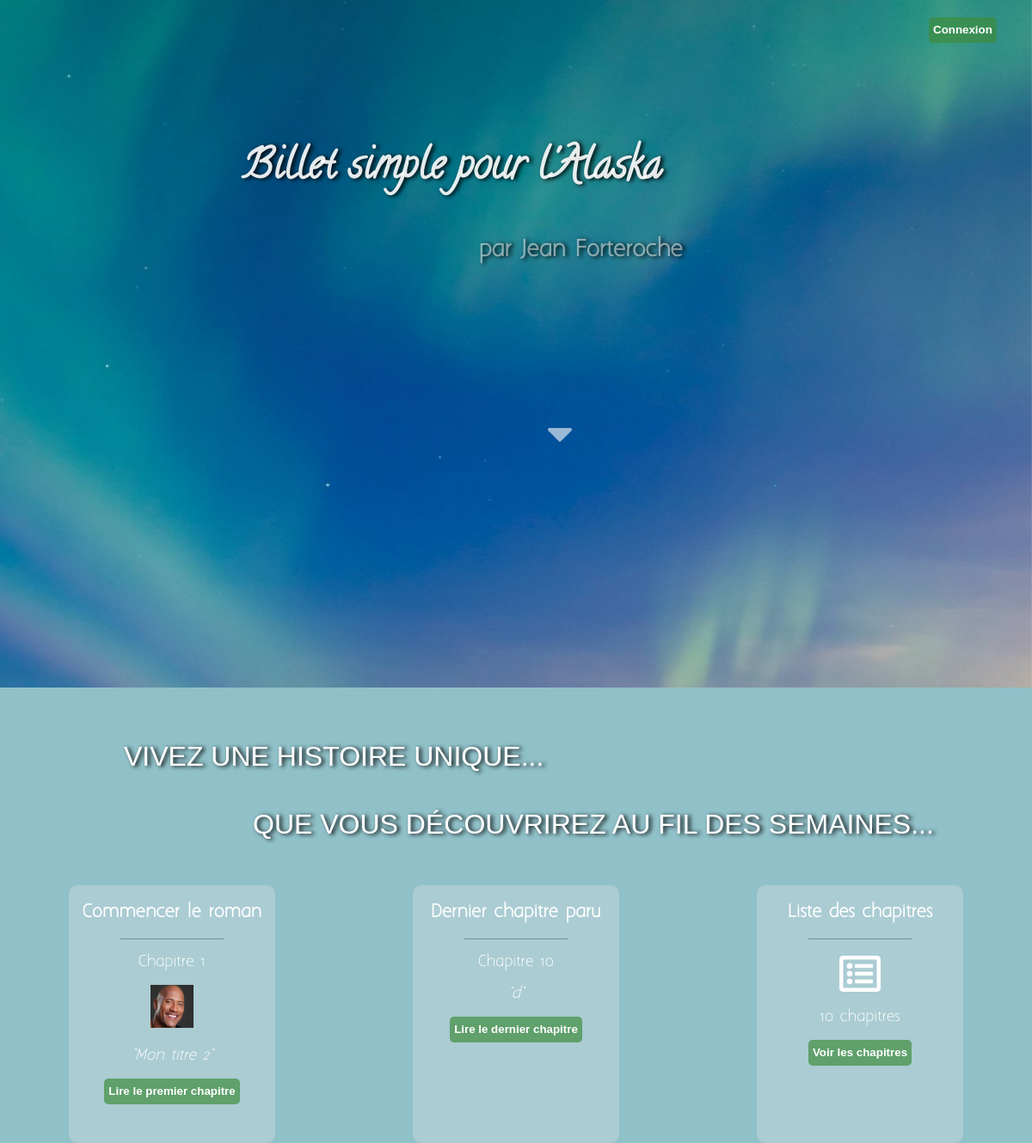
The page / on the database its author committed.
### tables this page shows
CREATE TABLE IF NOT EXISTS `articles` (
  `id` int(11) NOT NULL AUTO_INCREMENT,
  `chapter` int(11) NOT NULL,
  `title` varchar(255) DEFAULT NULL,
  `content` text NOT NULL,
  `creation_date` datetime NOT NULL,
  `img` varchar(255) DEFAULT NULL,
  PRIMARY KEY (`id`)
);

### controller/PostsCtrlr.php (called while the page is built, shortened)
<?php
class PostsCtrlr {
    public function showHomePage() {
        $req = new Article;
        $lastPost = $req->getLastPost();
        $firstPost = $req->getFirstPost();
        $nbPosts = $req->countPosts();
        require('view/frontend/homeView.php');
    }
}

### model/Article.php (called while the page is built, shortened)
<?php
class Article {
    protected function dbConnect() {
        $dbPosts = new \PDO('mysql:host=localhost;port=3308;dbname=blog','root', '', array(\PDO::ATTR_ERRMODE =>
        \PDO::ERRMODE_EXCEPTION));
        return $dbPosts;
    }
    public function countPosts() {
        $dbPosts = $this->dbConnect();
        $nbPosts = $dbPosts->query("SELECT COUNT(*) FROM articles")->fetch(\PDO::FETCH_NUM)[0];
        return $nbPosts;
    }
    public function getLastPost() {
        $dbPosts = $this->dbConnect();
        $res = $dbPosts->query("SELECT id, chapter, title, content, DATE_FORMAT(creation_date, 'le %d/%m/%Y à %H:%i') AS creation_date_fr, img FROM articles ORDER BY id DESC LIMIT 1");
        $lastPost = $res->fetch();
        return $lastPost;
    }
    public function getFirstPost() {
        $dbPosts = $this->dbConnect();
        $res = $dbPosts->query("SELECT id, chapter, title, content, DATE_FORMAT(creation_date, 'le %d/%m/%Y à %H:%i') AS creation_date_fr, img FROM articles ORDER BY id LIMIT 1");
        $firstPost = $res->fetch();
        return $firstPost;
    }
}
?>

### view/frontend/homeView.php (the view, shortened to what this page needs)
<section>
        <div class="welcome_block">
                    <div class="welcome_content">
                        <div class="novel_title">
                            <h2>Billet simple pour l'Alaska</h2>
                        </div>
                        <div class="novel_author">
                            <h2>par Jean Forteroche</h2>
                        </div>
                    </div>
                    <div class="arrow_next">
                        <a href="index.php#ancre"><i class="fas fa-caret-down"></i></a>
                    </div>
        </div>
    </section>
    <section>
        <div class="introduction_block">
            <div class="introduction_content">
                <div class="introduction_text">
                    <p id="ancre">VIVEZ UNE HISTOIRE UNIQUE...</p>
                    <p><span class="intro_text_2">QUE VOUS DÉCOUVRIREZ AU FIL DES SEMAINES... </p>
                </div>
                <div class="introduction_navLogo">
                    <div class="firstPost navLogo">
                        <h3>Commencer le roman</h3>
                        <div class="short_line"></div>
                        <p>Chapitre <?= $firstPost['chapter'] ?></p>
                        <?php if ($firstPost['img'] != null) { ?>
                            <img src="public\images\posts_img\<?= $firstPost['img'] ?>" alt= <?= $firstPost['img'] ?> width="50px"><br />
                        <?php } ?>
                        <p><em>"<?= $firstPost['title']; ?>"</em></p>
                        <a href="index.php?action=post&amp;id=<?= $firstPost['id'] ?>"><input type="button" value="Lire le premier chapitre" class="bttn"></a>
                    </div>
                    <div class="lastPost navLogo">
                        <h3>Dernier chapitre paru</h3>
                        <div class="short_line"></div>
                        <p>Chapitre <?= $lastPost['chapter'] ?></p>
                        <p><em>"<?= $lastPost['title']; ?>"</em></p>
                        <a href="index.php?action=post&amp;id=<?= $lastPost['id'] ?>"><input type="button" value="Lire le dernier chapitre" class="bttn"></a>
                    </div>
                    <div class="info navLogo">
                        <h3>Liste des chapitres</h3>
                        <div class="short_line"></div>
                        <p><i class="far fa-list-alt"></i></p>
                        <p><?php echo $nbPosts;
                        if ($nbPosts > 1) { ?>
                            chapitres
                        <?php } else { ?>
                            chapitre
                        <?php } ?> </p>
                        <a href="index.php?action=posts"><input type="button" value="Voir les chapitres" class="bttn"></a>
                    </div>
                </div>
            </div>
        </div>
    </section>
<?php $content = ob_get_clean();
require('Template.php'); ?>

### public/css/Blog.css (style rules this page uses)
html, body, h1 { margin: 0; padding: 0; border: 0; font-size: 100%; font: inherit; vertical-align: baseline; scroll-behavior: smooth; }
a { text-decoration: none; }
h2 { text-align: center; }
.bttn { height: 30px; border: none; text-align: center; background-color: rgba(60, 139, 60, 0.681); color: white; font-weight: bold; cursor: pointer; border-radius: 5px; margin-top: 10px; margin-bottom: 5px; transition-property: background-color; transition-duration: 0.5s; font-family: Arial, Helvetica, sans-serif; }
.short_line { width: 50%; margin: auto; border-bottom : 0.2px solid rgba(3, 2, 2, 0.3); }
.welcome_block { z-index: 0; height: 100vh; background-color: white; background: url('/public/images/alaska_wall.jpg') no-repeat center fixed; background-size: cover; position: relative; }
.welcome_content { width: 50%; padding-left: 225px; text-shadow: 3px 1px 5px black; }
.novel_title { font-family: "Calligraffiti", "Arial", "sans-serif"; color: rgba(255, 255, 255, 0.9); font-size: 2em; padding-top: 20%; }
.novel_author { font-family: "Argh", "Arial", "sans-serif"; padding-left: 300px; color: rgba(255, 255, 255, 0.5) }
.arrow_next i { position: absolute; top: 52%; left: 53%; font-size: 3em; color: rgba(255, 255, 255, 0.6); cursor: pointer; }
.introduction_block { height: 100vh; background-color: rgba(34, 130, 146, 0.5); padding-top: 20px; }
.introduction_text { margin: auto; }
.introduction_text p { font-family: "Philosopher", "Arial", "sans-serif"; text-shadow: 3px 1px 5px black; color: white; font-size: 2em; padding: 10px 0 20px 20%; }
.intro_text_2 { padding-left: 220px; }
.introduction_navLogo { padding-top: 20px; display: flex; flex-direction: row; justify-content: space-around; }
.navLogo { margin: auto; width: 20%; height: 300px; text-align: center; color: white; font-family: "Argh", Helvetica, sans-serif; background-color: rgba(243, 237, 237, 0.263); border-radius: 10px; }
.navLogo .bttn { margin-top: 0; }
.navLogo i { font-size: 3em; }
textarea, input { font-family: "Roboto", "Arial", "sans-serif"; border: 0.5px solid rgb(60, 139, 6); border-radius: 2px; padding: 5px; line-height: 1.1; }
@media all and (max-width: 1400px) { .arrow_next i { top: 60%; } }
@media all and (max-width: 1400px) { .introduction_block { height: 100%; } }
@media all and (max-width: 1400px) { .introduction_text p { padding: 10px 0 0 12%; } }
@media all and (max-width: 1400px) { .intro_text_2 { padding-left: 150px; } }

### rows shown on the page
articles: chapter "1", img (picture), title "Mon titre 2"
articles: chapter "10", title "d"

### other values the page prints
$nbPosts "10"
